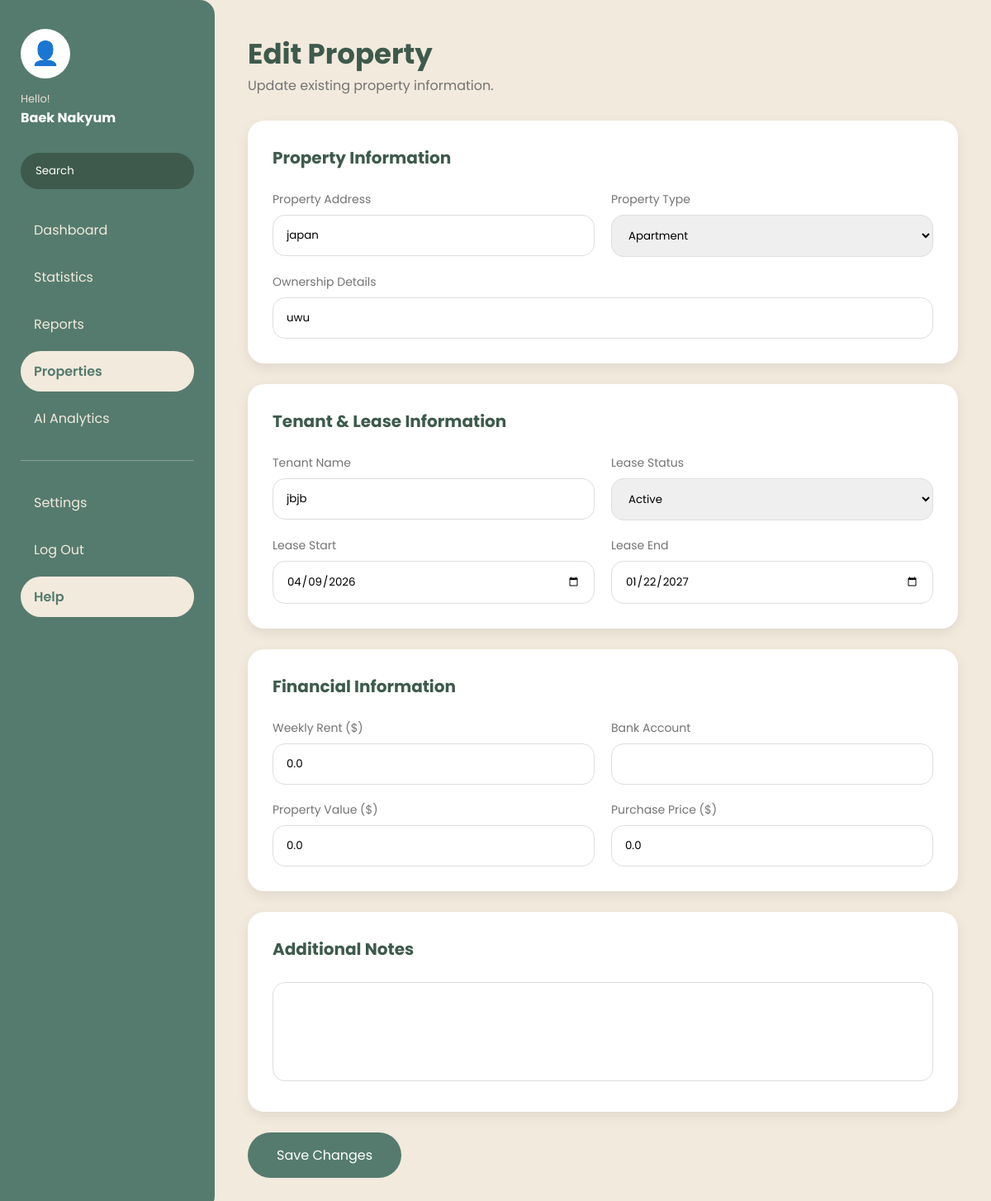
Before: /edit_property/PROP003 (signed in) with the older database file.
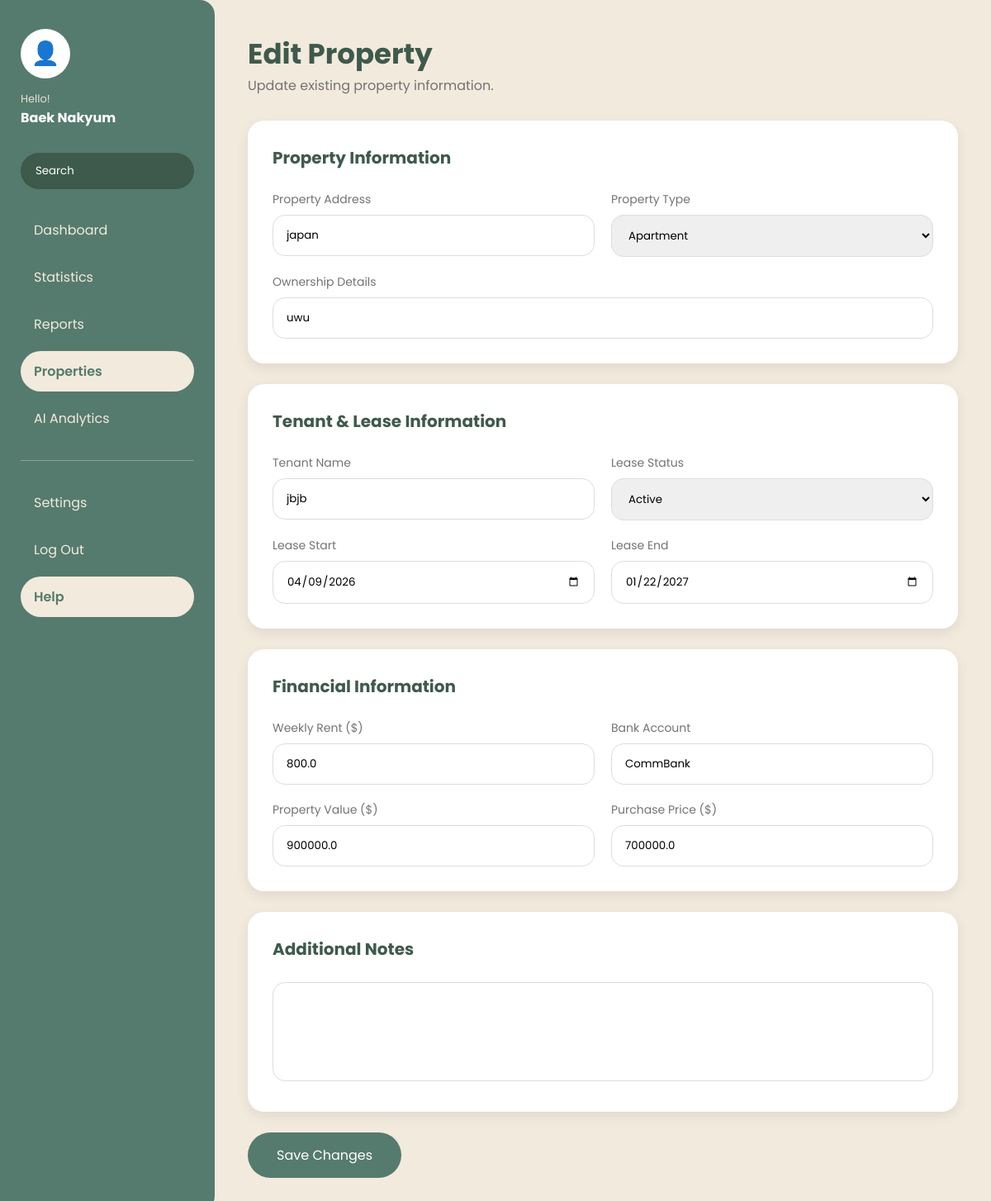
After: the same page with the newer database file.
### tables this page shows
CREATE TABLE Properties(

    propertyID TEXT PRIMARY KEY,

    userID INTEGER NOT NULL,

    propertyAddress TEXT NOT NULL,

    propertyType TEXT NOT NULL,

    ownershipData TEXT NOT NULL,

    tenantName TEXT,

    leaseStatus TEXT,

    leaseStart TEXT,

    leaseEnd TEXT,

    weeklyRent REAL,

    bankAccount TEXT,

    propertyValue REAL,

    purchasePrice REAL,

    notes TEXT,

    FOREIGN KEY(userID)
        REFERENCES Users(userID)

);

### app.py (the view, shortened to what this page needs)
@app.route(
    "/edit_property/<propertyID>",
    methods=["GET", "POST"]
)
def edit_property(propertyID):
    if "userID" not in session:
        return redirect(
            url_for("login")
        )
    userID = session["userID"]
    property = get_property(
        propertyID,
        userID
    )
    if property is None:
        return redirect(
            url_for("dashboard")
        )
    return render_template(
        "edit_property.html",
        property=property
    )

### database/database.py (called while the page is built)
def connect_database():
    connection = sqlite3.connect(
        DATABASE_NAME
    )
    connection.row_factory = sqlite3.Row
    connection.execute(
        "PRAGMA foreign_keys = ON"
    )
    return connection

### database/models.py (called while the page is built)
def get_property(propertyID, userID=None):
    conn = connect_database()
    cursor = conn.cursor()
    if userID is not None:
        cursor.execute("""
            SELECT *
            FROM Properties
            WHERE propertyID = ?
            AND userID = ?
        """, (
            propertyID,
            userID
        ))
    else:
        cursor.execute("""
            SELECT *
            FROM Properties
            WHERE propertyID = ?
        """, (propertyID,))
    property_data = cursor.fetchone()
    conn.close()
    return property_data

### templates/edit_property.html (shortened to what this page needs)
<!DOCTYPE html>
<html lang="en">
<head>
<link rel="stylesheet" href="{{ url_for('static', filename='css/add_property.css') }}">
</head>
<body>
<div class="dashboard-container">
<aside class="sidebar">
<div class="user-profile">
<div class="profile-image">
👤
</div>
<p class="hello-text">
Hello!
</p>
<h3>
{{ session["name"] }}
</h3>
</div>
<div class="search-sidebar">
<input type="text" placeholder="Search">
</div>
<nav class="sidebar-menu">
<a href="{{ url_for('dashboard') }}">
Dashboard
</a>
<a href="{{ url_for('statistics') }}">
Statistics
</a>
<a href="{{ url_for('reports') }}">
Reports
</a>
<a href="{{ url_for('dashboard') }}" class="active">
Properties
</a>
<a href="{{ url_for('ai_analytics') }}">
AI Analytics
</a>
<hr>
<a href="#">
Settings
</a>
<a href="{{ url_for('logout') }}">
Log Out
</a>
<a href="{{ url_for('help_page') }}" class="active">
Help
</a>
</nav>
</aside>
<main class="main-content">
<div class="page-header">
<h1>
Edit Property
</h1>
<p>
Update existing property information.
</p>
</div>
<form method="POST">
<div class="form-card">
<h2>
Property Information
</h2>
<div class="form-grid">
<div>
<label>
Property Address
</label>
<input
type="text"
name="propertyAddress"
value="{{ property.propertyAddress }}"
required>
</div>
<div>
<label>
Property Type
</label>
<select name="propertyType">
<option value="Apartment"
{% if property.propertyType == "Apartment" %}selected{% endif %}>
Apartment
</option>
</select>
</div>
<div class="full-width">
<label>
Ownership Details
</label>
<input
type="text"
name="ownershipData"
value="{{ property.ownershipData }}">
</div>
</div>
</div>
<div class="form-card">
<h2>
Tenant & Lease Information
</h2>
<div class="form-grid">
<div>
<label>
Tenant Name
</label>
<input
type="text"
name="tenantName"
value="{{ property.tenantName }}">
</div>
<div>
<label>
Lease Status
</label>
<select name="leaseStatus">
<option value="Active"
{% if property.leaseStatus == "Active" %}selected{% endif %}>
Active
</option>
</select>
</div>
<div>
<label>
Lease Start
</label>
<input
type="date"
name="leaseStart"
value="{{ property.leaseStart }}">
</div>
<div>
<label>
Lease End
</label>
<input
type="date"
name="leaseEnd"
value="{{ property.leaseEnd }}">
</div>
</div>
</div>
<div class="form-card">
<h2>
Financial Information
</h2>
<div class="form-grid">
<div>
<label>
Weekly Rent ($)
</label>
<input
type="number"
name="weeklyRent"
value="{{ property.weeklyRent }}">
</div>
<div>
<label>
Bank Account
</label>
<input
type="text"
name="bankAccount"
value="{{ property.bankAccount }}">
</div>
<div>
<label>
Property Value ($)
</label>
<input
type="number"
name="propertyValue"
value="{{ property.propertyValue }}">
</div>
<div>
<label>
Purchase Price ($)
</label>
<input
type="number"
name="purchasePrice"
value="{{ property.purchasePrice }}">
</div>
</div>
</div>
<div class="form-card">
<h2>
Additional Notes
</h2>
<textarea
name="notes">{{ property.notes }}</textarea>
</div>
<button class="submit-button" type="submit">
Save Changes
</button>
</form>
</main>
</div>
</body>
</html>

### static/css/add_property.css (style rules this page uses)
* { margin:0; padding:0; box-sizing:border-box; }
body { font-family:'Poppins', sans-serif; background:#f2eadd; color:#3e5a4c; }
.dashboard-container { display:flex; min-height:100vh; }
.sidebar { width:260px; background:#557b6e; padding:35px 25px; display:flex; flex-direction:column; border-top-right-radius:18px; border-bottom-right-radius:18px; }
.user-profile { text-align:left; }
.profile-image { width:60px; height:60px; border-radius:50%; background:white; display:flex; justify-content:center; align-items:center; font-size:28px; margin-bottom:15px; }
.hello-text { color:#e8e1d4; font-size:13px; }
.user-profile h3 { color:white; font-size:16px; }
.search-sidebar { margin-top:30px; margin-bottom:25px; }
.search-sidebar input { width:100%; padding:12px 18px; border:none; border-radius:30px; background:#3e5a4c; color:white; }
.search-sidebar input::placeholder { color:white; }
.sidebar-menu { display:flex; flex-direction:column; gap:8px; }
.sidebar-menu a { text-decoration:none; color:#f2eadd; padding:12px 16px; border-radius:25px; }
.sidebar-menu .active { background:#f2eadd; color:#557b6e; font-weight:600; }
.sidebar hr { border:none; border-top:1px solid rgba(255,255,255,0.3); margin:18px 0; }
.main-content { flex:1; padding:40px; }
.page-header { margin-bottom:30px; }
.page-header h1 { font-size:34px; color:#3e5a4c; }
.page-header p { color:#737373; }
.form-card { background:white; padding:30px; border-radius:20px; margin-bottom:25px; box-shadow:0 5px 15px rgba(0,0,0,0.08); }
.form-card h2 { color:#3e5a4c; font-size:20px; margin-bottom:25px; }
.form-grid { display:grid; grid-template-columns:repeat(2,1fr); gap:20px; }
.full-width { grid-column:1 / -1; }
label { display:block; color:#737373; font-size:14px; margin-bottom:8px; }
input, select, textarea { width:100%; padding:14px 16px; border:1px solid #ddd; border-radius:15px; font-family:'Poppins', sans-serif; outline:none; }
textarea { min-height:120px; resize:none; }
.submit-button { background:#557b6e; color:white; border:none; padding:15px 35px; border-radius:30px; font-family:'Poppins', sans-serif; font-size:16px; cursor:pointer; }

Changed rows visible on the page:
changed Properties "japan": weeklyRent "0.0" → "800.0"; bankAccount (not shown) → "CommBank"; propertyValue "0.0" → "900000.0"; purchasePrice "0.0" → "700000.0"
